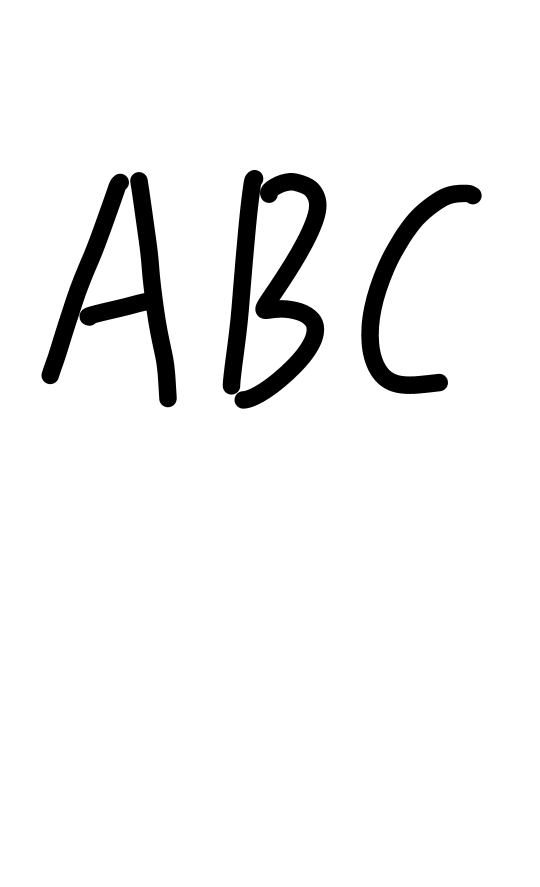
//> input picture Train/my_img/test0.jpg, 1080 x 1774 px (shown at 1/2 size)
$ ./text_extract ../Train/my_img/test0.jpg   (built with g++ and OpenCV 4)
//> lines starting //> are read from the running program, lines starting //| are printed output that depends on the picture; after the words box and inside, x2 and y2 are one past the last pixel; in counts of white or black regions, pixels touching at a corner belong together
//#include "stdafx.h"

#include <opencv2/core/core.hpp>
#include <opencv2/highgui/highgui.hpp>
#include <opencv2/imgproc/imgproc.hpp>
#include <iostream>

using namespace cv;
using namespace std;

//#define INPUT_FILE              "1.jpg"
#define OUTPUT_FOLDER_PATH      string("")

int main(int argc, char **argv)
{

    Mat large = imread(argv[1]);
//> large is the input picture: 1774 rows x 1080 cols, CV_8UC3; min 0, max 255, mean 241.8
    Mat rgb;
    // downsample and use it for processing
    pyrDown(large, rgb);
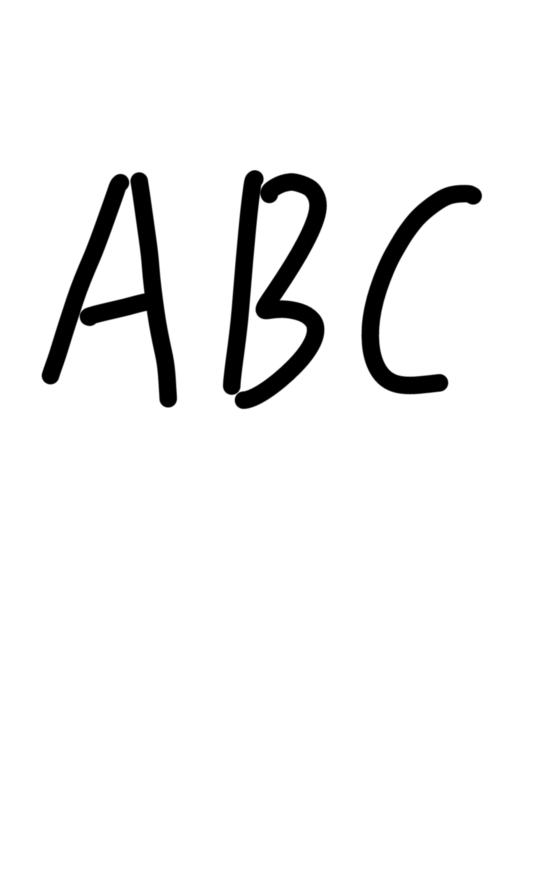
//> rgb: 887 rows x 540 cols, CV_8UC3; min 0, max 255, mean 241.8
    Mat small;
    cvtColor(rgb, small, CV_BGR2GRAY);
    // morphological gradient
    Mat grad;
    Mat morphKernel = getStructuringElement(MORPH_ELLIPSE, Size(3, 3));//形态学滤波
    morphologyEx(small, grad, MORPH_GRADIENT, morphKernel);//凸显轮廓
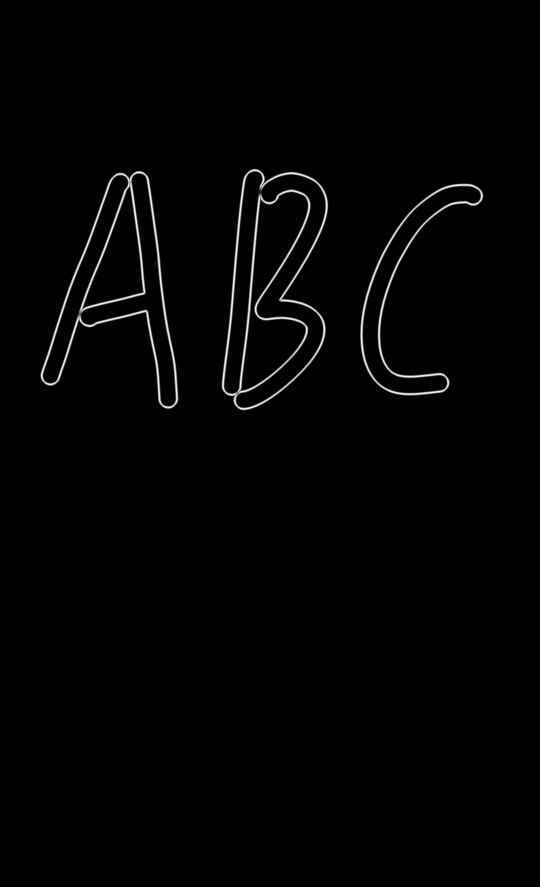
//> grad: 887 rows x 540 cols, CV_8UC1; min 0, max 240, mean 2.9
    //imwrite("grad.png", grad);
    // binarize
    Mat bw;
    //threshold(grad, bw, 0.0, 255.0, THRESH_BINARY | THRESH_OTSU);
    threshold(grad, bw, 0.0, 255.0,  THRESH_BINARY|THRESH_OTSU);
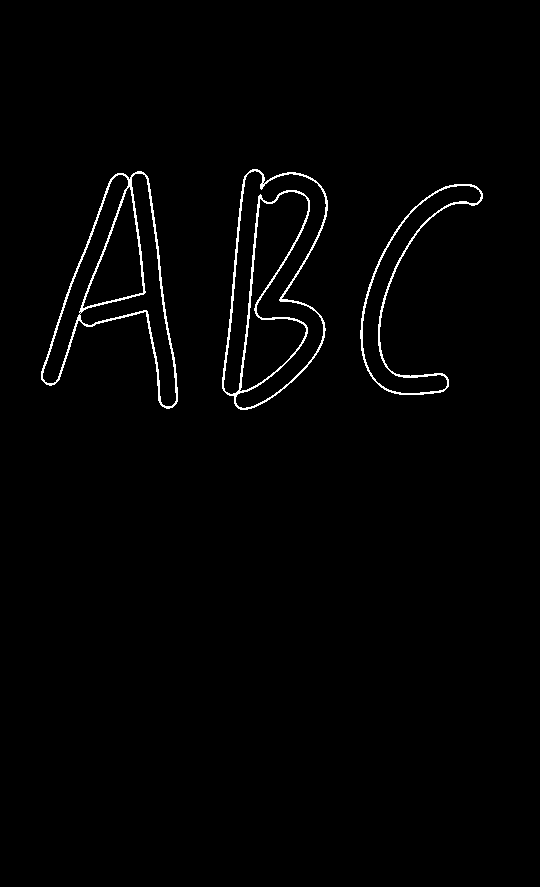
//> bw: 887 rows x 540 cols, CV_8UC1; 1.4% white in thin lines or dots, all inside (x1, y1, x2, y2) = (41, 169, 483, 410)
    //imwrite("black.png", bw);
    // connect horizontally oriented regions
    Mat connected;
    morphKernel = getStructuringElement(MORPH_RECT, Size(3, 1));
    morphologyEx(bw, connected, MORPH_CLOSE, morphKernel);
    // find contours
    Mat mask = Mat::zeros(bw.size(), CV_8UC1);
    vector< vector<Point> > contours;
    vector<Vec4i> hierarchy;
    findContours(connected, contours, hierarchy, CV_RETR_CCOMP, CV_CHAIN_APPROX_SIMPLE, Point(0, 0));
//> contours = 9 contours; largest, box (x1, y1, x2, y2) and area: (222, 169, 328, 410) 17668, (41, 171, 178, 409) 13382, (223, 171, 327, 409) 9462, (240, 191, 309, 391) 6616, (360, 184, 483, 395) 5823
    Mat dst = Mat::zeros(connected.rows, connected.cols, CV_8UC3);

    FILE *fp = fopen("../Train/path_info.txt", "w");

    // filter contours
    for(int idx = 0; idx >= 0; idx = hierarchy[idx][0]) {
        double area = contourArea(contours[idx]);
        //面积小于1000的全部筛选掉
        if (area < 200)
            continue;
        Rect rect = boundingRect(contours[idx]);
        vector<Rect>rects;
        Mat maskROI(mask, rect);
        maskROI = Scalar(0, 0, 0);

        // fill the contour
        drawContours(mask, contours, idx, Scalar(255, 255, 255), CV_FILLED);
        // ratio of non-zero pixels in the filled region
        double r = (double)countNonZero(maskROI)/(rect.width*rect.height);
       if ((rect.width > 10) && (rect.height > 15)) {
            //rectangle(rgb, rect, Scalar(0, 255, 0), 2);
            Mat imageROI;
            char *path;
            rgb(rect).copyTo(imageROI);
            rects.push_back(rect);
//> (the run ends here: the program crashes, at `sprintf(path, "res/rect_%d.png", idx);`)

$ run again, on Train/my_img/test2.jpg
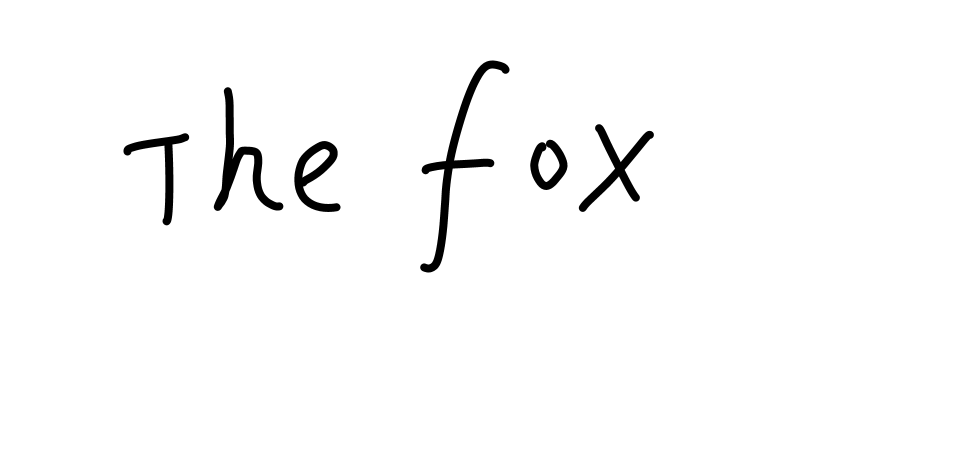
//> input picture Train/my_img/test2.jpg, 1920 x 934 px (shown at 1/2 size)
//> large is the input picture: 934 rows x 1920 cols, CV_8UC3; min 0, max 255, mean 249.8
//> `threshold(grad, bw, 0.0, 255.0,  THRESH_BINARY|THRESH_OTSU);`:
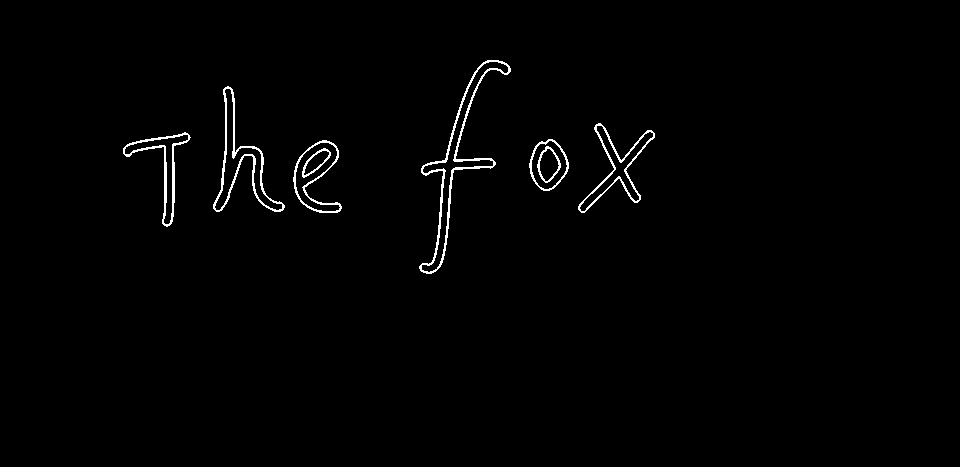
//> bw: 467 rows x 960 cols, CV_8UC1; 1.1% white in thin lines or dots, all inside (x1, y1, x2, y2) = (123, 60, 655, 274)
//> contours = 16 contours; largest, box (x1, y1, x2, y2) and area: (419, 60, 511, 274) 2929, (213, 86, 285, 212) 2206, (421, 61, 509, 272) 2070, (293, 140, 342, 213) 1790, (578, 123, 655, 213) 1684

$ run again, on Train/my_img/test3.jpg
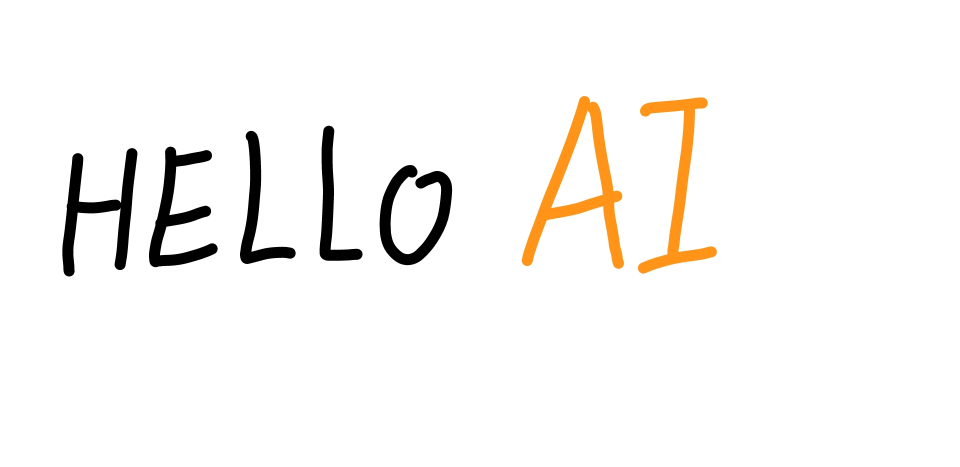
//> input picture Train/my_img/test3.jpg, 1920 x 934 px (shown at 1/2 size)
//> large is the input picture: 934 rows x 1920 cols, CV_8UC3; mean B, G, R 244, 246.1, 247.9
//> `threshold(grad, bw, 0.0, 255.0,  THRESH_BINARY|THRESH_OTSU);`:
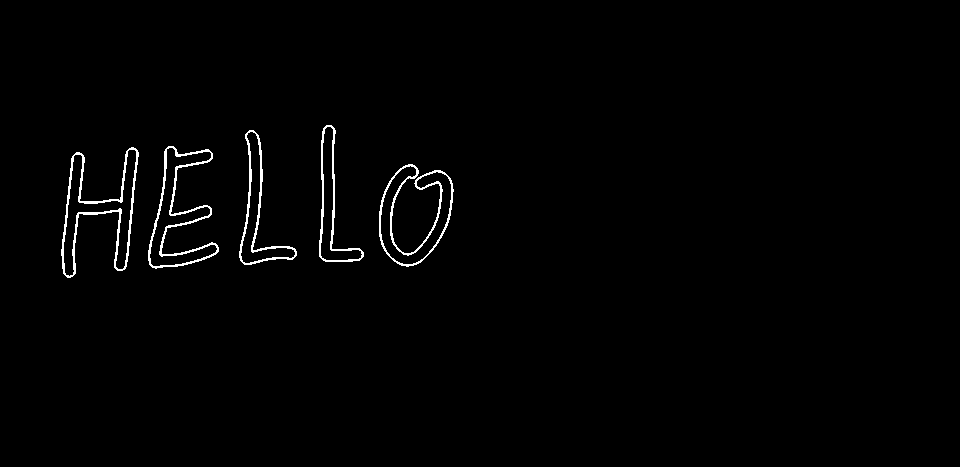
//> bw: 467 rows x 960 cols, CV_8UC1; 1.2% white in thin lines or dots, all inside (x1, y1, x2, y2) = (61, 125, 454, 278)
//> contours = 11 contours; largest, box (x1, y1, x2, y2) and area: (379, 164, 454, 267) 5625, (61, 147, 139, 278) 3528, (148, 146, 219, 269) 3180, (63, 149, 137, 276) 2716, (391, 178, 441, 254) 2644

$ run again, on Train/my_img/test4.jpg
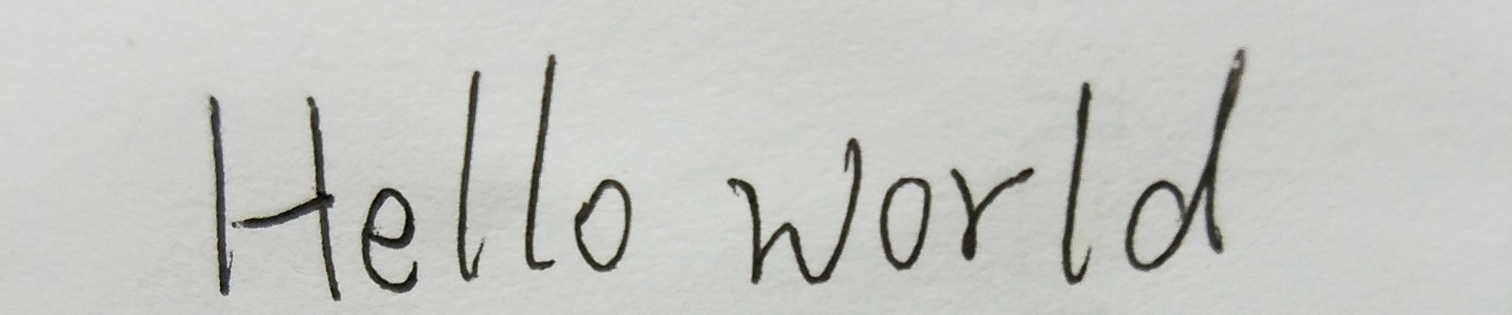
//> input picture Train/my_img/test4.jpg, 3024 x 630 px (shown at 1/2 size)
//> large is the input picture: 630 rows x 3024 cols, CV_8UC3; mean B, G, R 193.8, 197.1, 196.6
//> `threshold(grad, bw, 0.0, 255.0,  THRESH_BINARY|THRESH_OTSU);`:
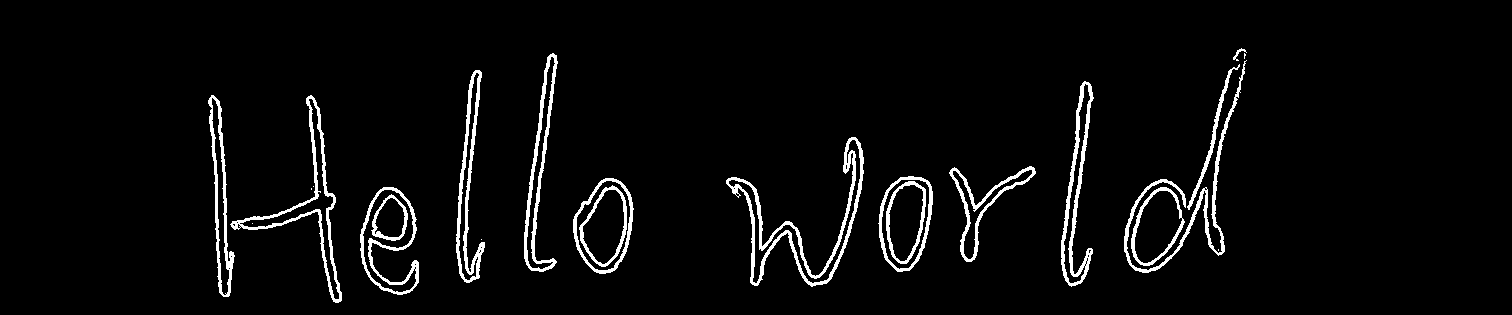
//> bw: 315 rows x 1512 cols, CV_8UC1; 4.1% white; 23 white regions (6 under 20 px), largest, box (x1, y1, x2, y2) and area: (726, 137, 864, 287) 2715, (230, 95, 342, 303) 1889, (1124, 60, 1247, 273) 1742
//> connected: 315 rows x 1512 cols, CV_8UC1; 4.2% white; 18 white regions (4 under 20 px)
//> contours = 44 contours, 9 with area under 20; largest, box (x1, y1, x2, y2) and area: (573, 178, 634, 274) 4167, (726, 137, 864, 287) 3986, (878, 176, 933, 272) 3948, (360, 187, 419, 295) 3572, (230, 95, 342, 303) 3280
